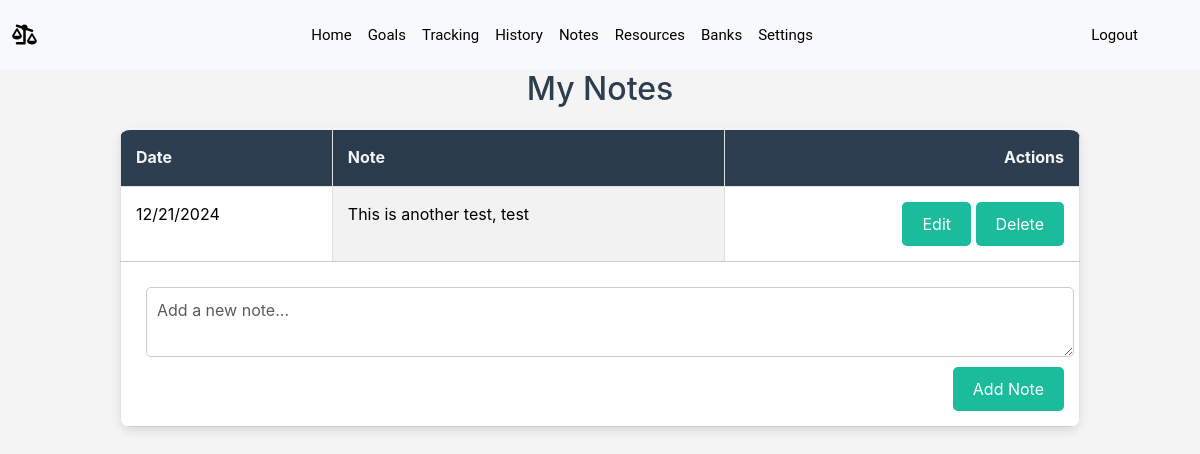
/notes (signed in), run on an earlier commit of the app's database.
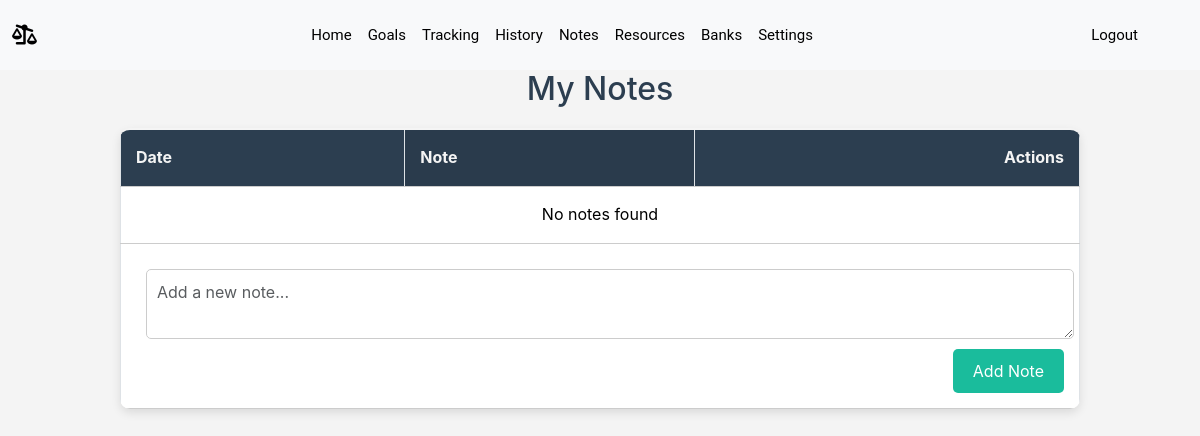
And on a later commit of the database.
### models.py (models this page shows)
class Note(db.Model):
    id = db.Column(db.Integer, primary_key=True)
    user_id = db.Column(db.Integer, db.ForeignKey('user.id'), nullable=False)
    content = db.Column(db.Text, nullable=False)
    timestamp = db.Column(db.DateTime, nullable=False, default=db.func.current_timestamp())

### app.py (the view, shortened to what this page needs)
@app.route('/notes', methods=["GET", "POST"])
@login_required
def notes():
    user_id = session.get("user_id")
    csrf_token=generate_csrf()
    user_notes = Note.query.filter_by(user_id=user_id).order_by(Note.timestamp.desc()).all()
    return render_template('notes.html', notes=user_notes, csrf_token=csrf_token)

### app.py (called while the page is built)
@app.before_request
def refresh_session():
    session.permanent = True
    session.modified = True

### helpers.py (called while the page is built)
def login_required(f):
    @wraps(f)
    def decorated_function(*args, **kwargs):
        if session.get("user_id") is None:
            return redirect("/login")
        return f(*args, **kwargs)
    return decorated_function

def timestamp_editor(value):
    return value.strftime("%m/%d/%Y")

### templates/notes.html (shortened to what this page needs)
{% extends "layout.html" %}
{% block body %}
<main>
    <div class="mainNotes">
        <h2 class="text-center">My Notes</h2>
        <table class="table table-group-divider table-bordered table-striped-columns">
            <thead>
                <tr>
                    <th class="text-start">Date</th>
                    <th class="text-start">Note</th>
                    <th class="text-end">Actions</th>
                </tr>
            </thead>
            <tbody>
                {% if notes and notes|length > 0 %}
                    {% for note in notes %}
                        <td class="text-start column_width">{{ note.timestamp | timestamp_editor }}</td>
                        <td class="text-start column_width">{{ note.content }}</td>
                        <td class="text-end">
                            <button class="btn btn-primary edit-note">Edit</button>
                            <form method="POST" action="{{ url_for('delete_note', note_id=note.id) }}" style="display: inline;">
                                <button type="submit" class="btn btn-danger">Delete</button>
                            </form>
                        </td>
                    {% endfor %}
                {% else %}
                <tr>
                    <td colspan="3" class="text-center">No notes found</td>
                </tr>
                {% endif %}
            </tbody>
            <tfoot>
                <tr>
                    <td colspan="3">
                        <form method="POST" action="{{ url_for('add_note') }}">
                            <div class="input-container">
                                <textarea name="content" class="form-control" rows="2" placeholder="Add a new note..." required></textarea>
                            </div>
                            <div class="text-end mt-2">
                                <button type="submit" class="btn btn-primary">Add Note</button>
                            </div>
                        </form>
                    </td>
                </tr>
            </tfoot>
        </table>
    </div>
</main>
{% endblock %}

What changed in the data, as far as the page shows it:
removed Note: timestamp "12/21/2024", content "This is another test, test"
Also different on the page:
text now shown: "No notes found"
